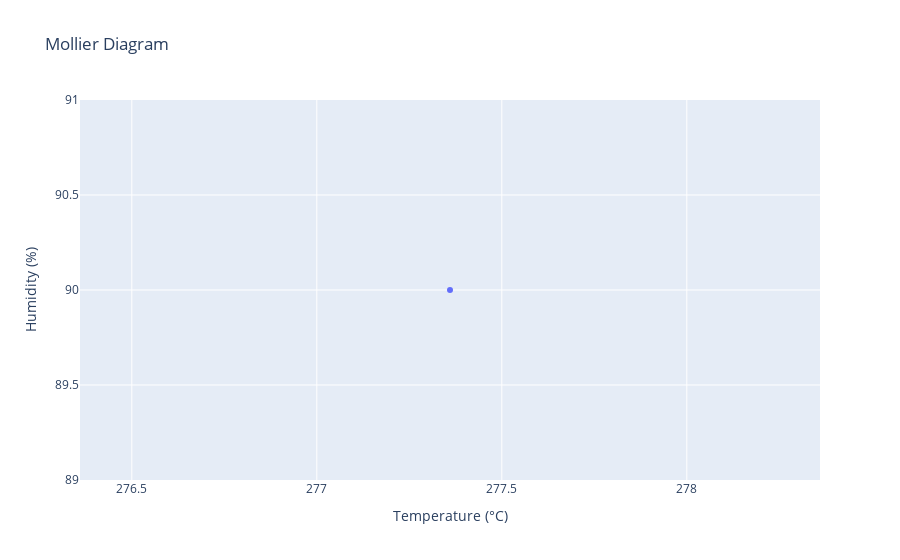

The notebook cell saved with this chart:
### Code cell
temp, hum = fetch_weather_data()
fig = go.Figure(data=go.Scatter(x=[temp], y=[hum], mode='markers'))
fig.update_layout(title='Mollier Diagram',
                      xaxis_title='Temperature (°C)',
                      yaxis_title='Humidity (%)')

### Figure 1 — Plotly figure (JSON) as saved in the notebook; plotly's stock layout.template omitted (floating-point values rounded to 4 significant figures)
{"data": [{"mode": "markers", "type": "scatter", "x": [277.4], "y": [90]}], "layout": {"title": {"text": "Mollier Diagram"}, "xaxis": {"title": {"text": "Temperature (°C)"}}, "yaxis": {"title": {"text": "Humidity (%)"}}}}
